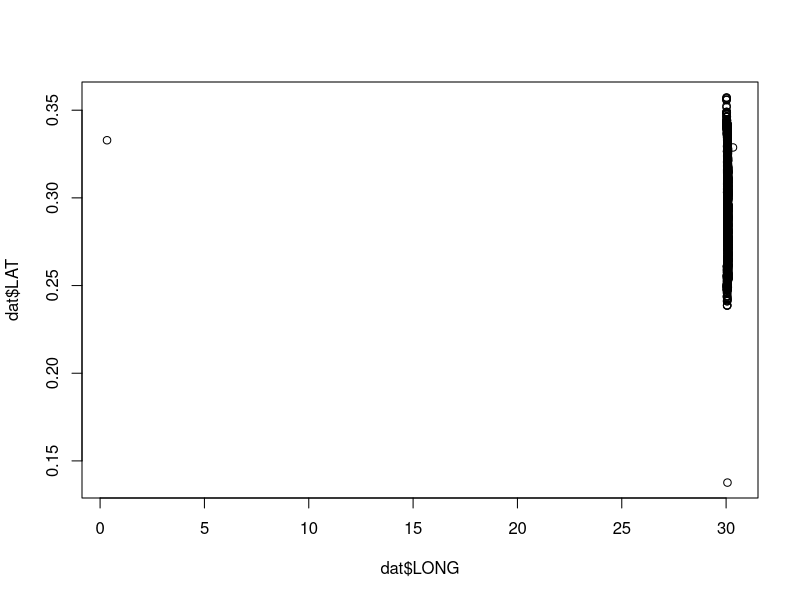
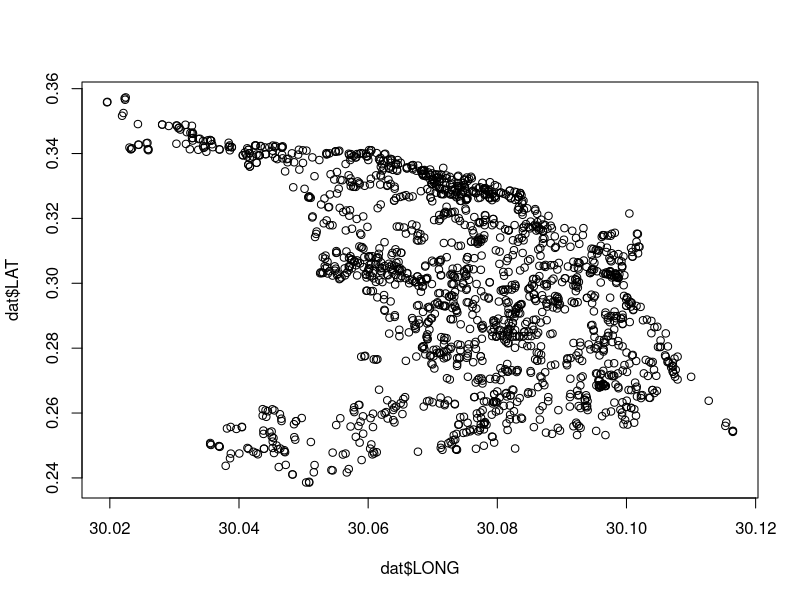

These figures' R source, in order: (Note: this script raises an error after producing the figures.)
## Code to read/clean Phase-3 location data from Boyce Uganda
## Project (immunization)

## Load libraries
library(tidyverse)
#library(sf)
#library(tmap)

## Read data
dat <- read_csv("../../data/BoyceGatesVaccineAcc_DATA_2021-04-20_0744.csv")


## Initial scan of position data shows a lot of issues...
##   Read in as character data
##   Let's use hh_lat and hh_long if available
##   Fill in missing from lat_tab and long_tab
##     But, note that lat_tab and long_tab have some reversed

## One entry has double ".."?
dat$lat_tab <- dat$lat_tab %>% str_replace("\\.\\.", "\\.") %>% as.numeric()

##
## Create single lat/long ----
##

## Make holder column for corrected *_tab versions
dat$lat_tab_upd <- dat$lat_tab
dat$long_tab_upd <- dat$long_tab

## Identify obvious errors
lat_long_flip <- which(dat$lat_tab > 1)
n_fix_flip <- length(lat_long_flip)

## Replace
dat$lat_tab[lat_long_flip] <- dat$long_tab_upd[lat_long_flip]
dat$long_tab[lat_long_flip] <- dat$lat_tab_upd[lat_long_flip]

## Create new field
dat$LAT <- dat$hh_lat
dat$LONG <- dat$hh_long

## Replace missing with "tablet" verions
dat$LAT[which(is.na(dat$LAT))] <- dat$lat_tab[which(is.na(dat$LAT))]
dat$LONG[which(is.na(dat$LONG))] <- dat$long_tab[which(is.na(dat$LONG))]

## Initial plot
plot(dat$LONG, dat$LAT)

## Looks like one is a transcription error 0.13xxxx instead of 0.31xxxx
##    but, we cannot be sure, unfortunately
## Looks like one is simply an error (missing LONG, both entries are LAT)
## Looks like one is transciption error begins LONG, ends with LAT
## So, we will remove them for now
dat <- dat %>% filter(LAT > 0.2 & LONG > 25 & LONG < 30.2)

## Initial plot
plot(dat$LONG, dat$LAT)

## Remove temp columns
dat <- dat %>% select(-c(long_tab_upd, lat_tab_upd))

## Write out data
write_csv(dat, "../../output/BoyceGatesVaccineAcc_DATA_2021-04-20_0744_clean_geo.csv")
